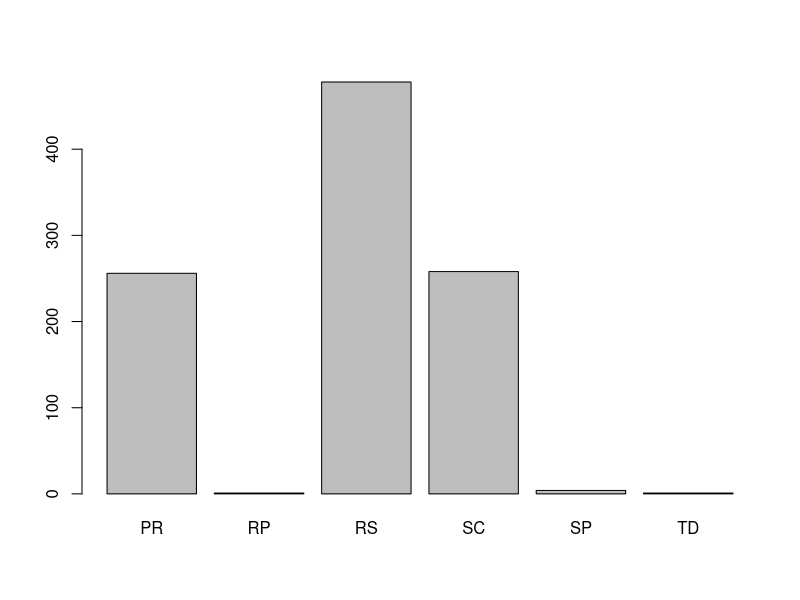
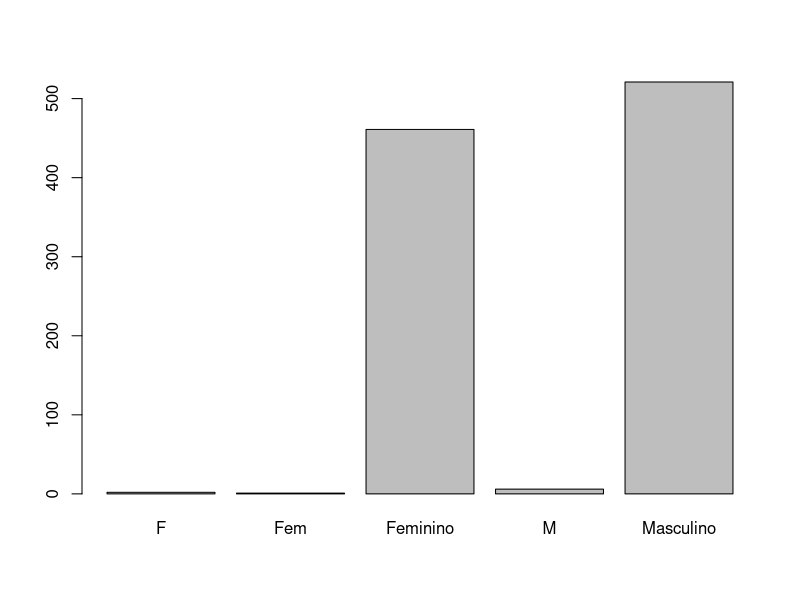
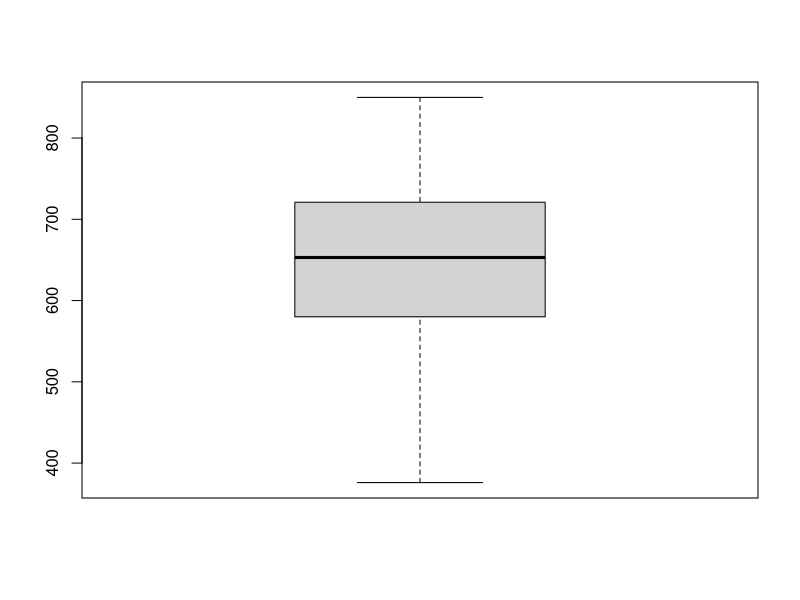
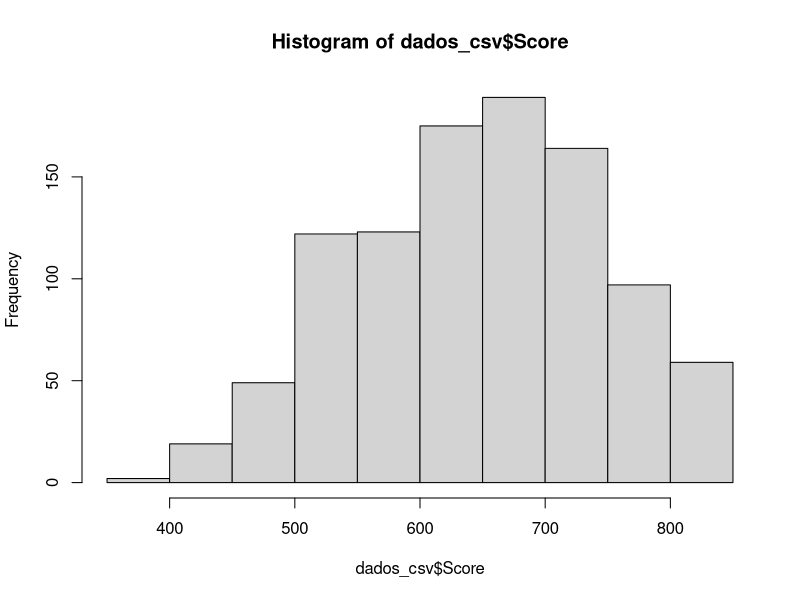
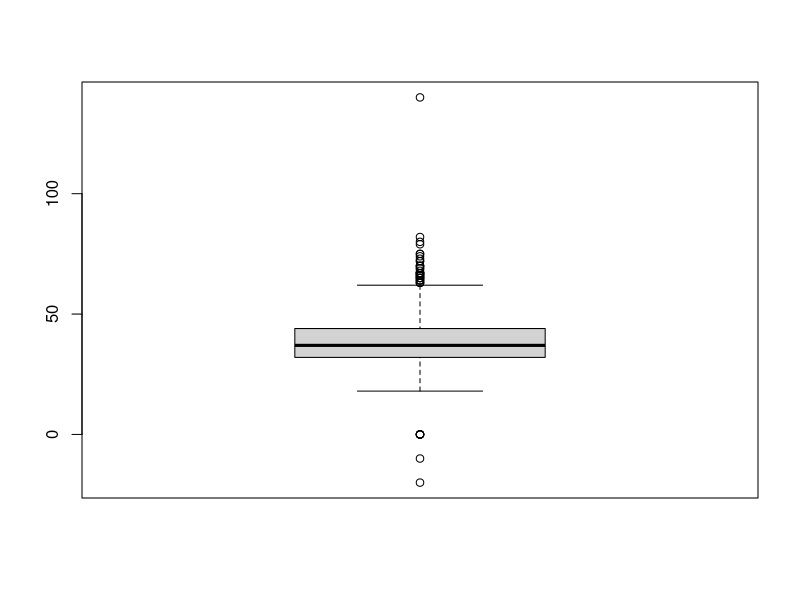
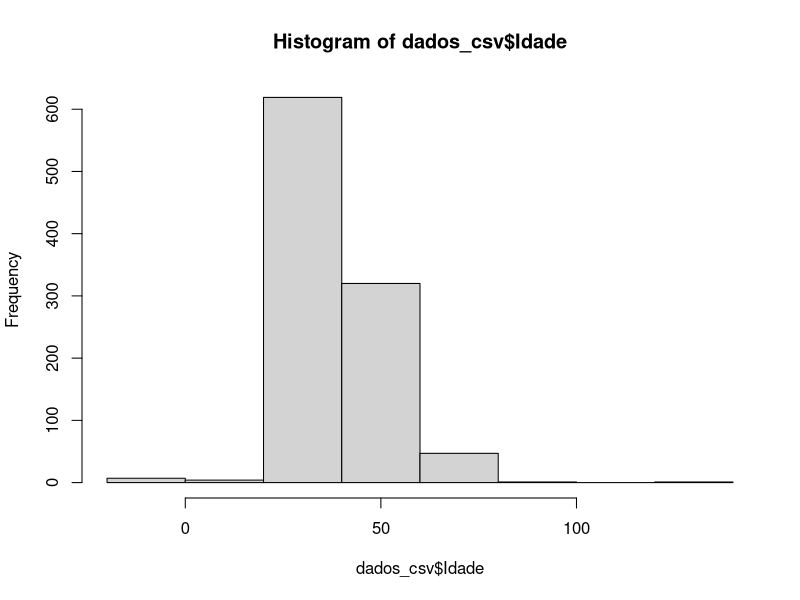
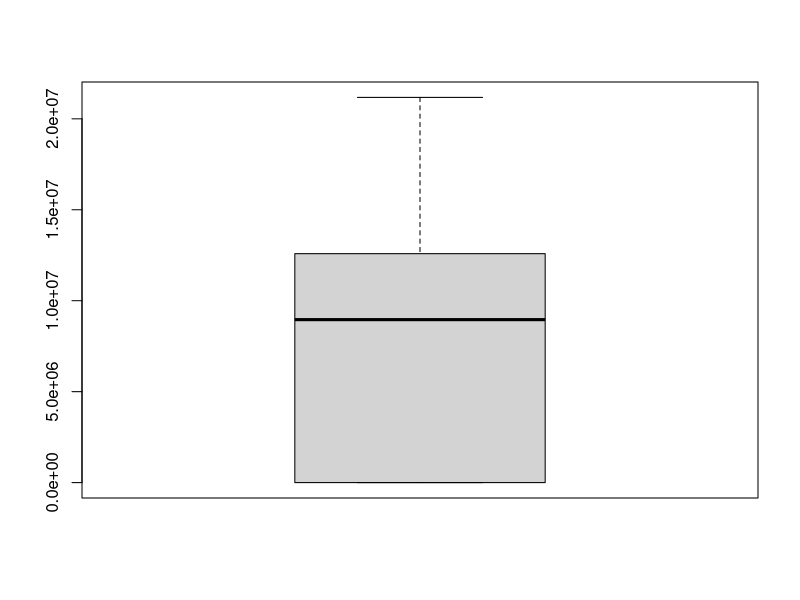
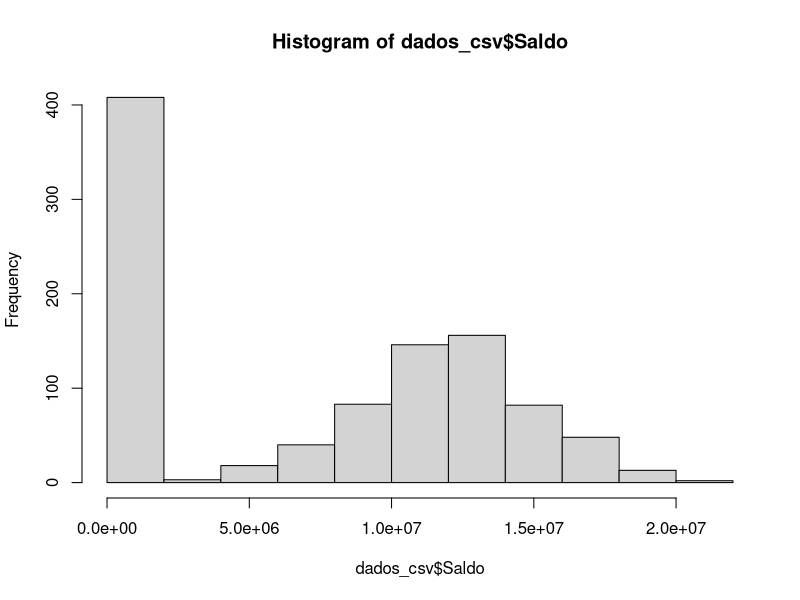

These figures' R source, in order:
dados_csv <- read.csv("Churn.csv", sep = ";", na.strings = "")
colnames(dados_csv) <- c("Id", "Score", "Estado", "Genero", "Idade",
                         "Patrimonio", "Saldo", "Produtos", "TemCartaoCredito", "Ativo", "Salario", "Saiu" )

# 1 - VISUALIZAÇÃO DOS DADOS

summary(dados_csv)
View(dados_csv)
head(dados_csv)

# 1.1 - Dados categóricos
# Estado
counts <- table(dados_csv$Estado)
barplot(counts) # RP e TD estão errados
dados_csv$Estado <- factor(dados_csv$Estado)

# Genero
counts <- table(dados_csv["Genero"])
barplot(counts) # F, Fem e M, estão errados

# 1.2 - Dados numéricos:
# Score
summary(dados_csv$Score)
boxplot(dados_csv$Score)
hist(dados_csv$Score)

# Idade
summary(dados_csv$Idade) # valor minimo (-20) e valor máximo (140), estão errados
boxplot(dados_csv$Idade)
hist(dados_csv$Idade)

# Saldo
summary(dados_csv$Saldo)
boxplot(dados_csv$Saldo)
hist(dados_csv$Saldo) # Saldo 0, está errado

# Salário
summary(dados_csv$Salario) # Salário possui valores NA
boxplot(dados_csv$Salario)
hist(dados_csv$Salario)

# 2 - APLICANDO CORREÇÕES NOS DADOS

# 2.1 - Verificando NA's
# Todas as linhas do Dataframe que possui NA em alguma coluna
View(dados_csv[!complete.cases(dados_csv), ])

# 2.2 - Resolvendo Salários com NA's
summary(dados_csv$Salario)
salario_median <- median(dados_csv$Salario, na.rm = TRUE)
dados_csv[is.na(dados_csv$Salario), ]["Salario"] <- salario_median # Atribuindo mediana para dados NA'S
dados_csv[!complete.cases(dados_csv$Salario), ] # Verificando se existem NA's na coluna salario

# 2.3 - Resolvendo falta de padronização no Genero
unique(dados_csv$Genero)
table(dados_csv$Genero)
dados_csv[is.na(dados_csv$Genero) | dados_csv$Genero == "M", ]["Genero"] <- "Masculino" # Resolvendo NA'S e padronizando para Masculino
dados_csv[dados_csv$Genero == "F" | dados_csv$Genero == "Fem", ]["Genero"] <- "Feminino" # Padronizando para Feminino
dados_csv$Genero <- factor(dados_csv$Genero) # Atribuindo o tipo FATOR para dados categóricos
class(dados_csv$Genero)

# 2.4 - Resolvendo idades erradas
summary(dados_csv$Idade)
View(dados_csv[dados_csv$Idade < 0 | dados_csv$Idade > 110, ])
dados_csv[is.na(dados_csv$Idade), ] # Não idades NA'S
idade_median <- median(dados_csv$Idade)
dados_csv[dados_csv$Idade < 0 | dados_csv$Idade > 110, ] <- idade_median # Idades MENORES que 0 e MAIORES que 110, recebem a mediana
summary(dados_csv$Idade)

# 2.5 - Resolvendo estados fora do dominio
unique(dados_csv$Estado)
dados_csv[!dados_csv$Estado %in% c("RS", "SC", "PR"),]$Estado <- "RS" # Utilizando o operador "IN" do R
dados_csv$Estado <- factor(dados_csv$Estado)

# 3 - RESOLVENDO DADOS DUPLICADOS
# Todo: colocar um looping e filtrar cada elemento duplicado
duplicados <- dados_csv[duplicated(dados_csv$Id), ]
dados_csv <- dados_csv[-c(82),] # Detectamos a linha 81 duplicada e remove